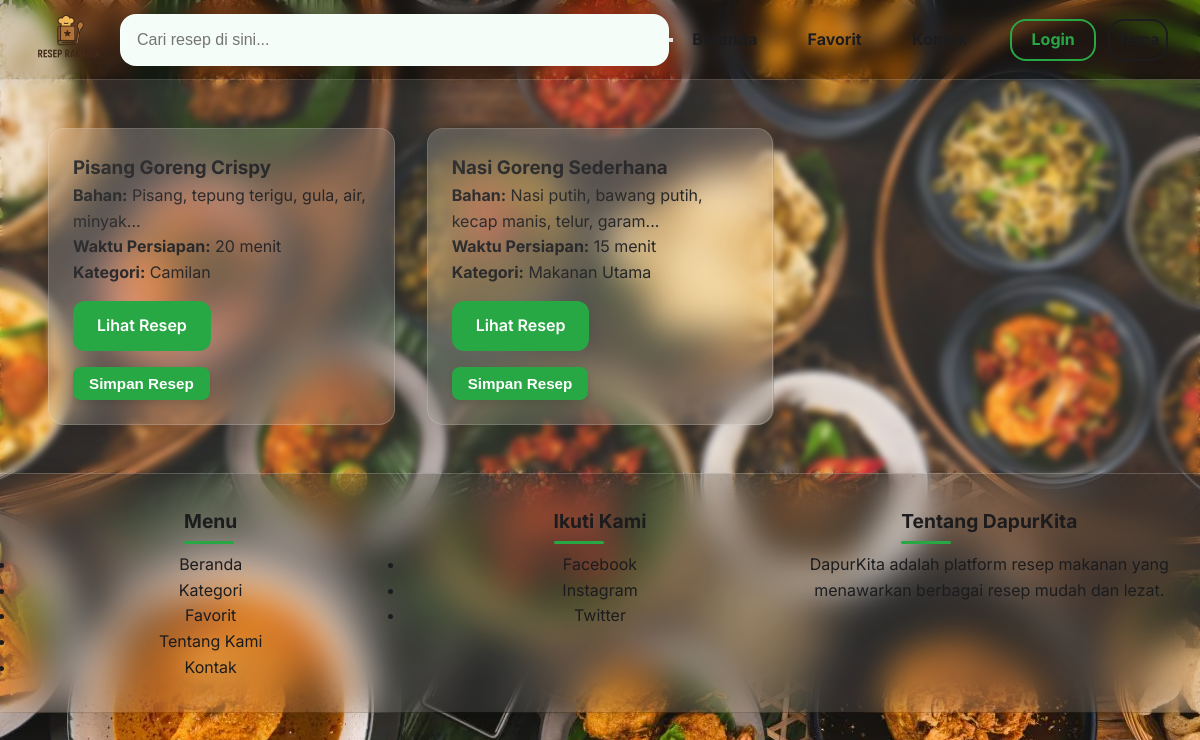
The page / on the database its author committed.
### tables this page shows
CREATE TABLE IF NOT EXISTS resep (
    id INT UNSIGNED AUTO_INCREMENT PRIMARY KEY,
    nama_resep VARCHAR(255) NOT NULL,
    bahan TEXT NOT NULL,
    langkah TEXT NOT NULL,
    waktu_persiapkan VARCHAR(100) NOT NULL,
    kategori VARCHAR(100) NOT NULL,
    created_at TIMESTAMP DEFAULT CURRENT_TIMESTAMP,
    updated_at TIMESTAMP DEFAULT CURRENT_TIMESTAMP ON UPDATE CURRENT_TIMESTAMP
);

### index.php (the view, shortened to what this page needs)
<?php
include 'inc/db.php';
?>
<!DOCTYPE html>
<html lang="id">
<head>
  <link rel="stylesheet" href="assets/style.css" />
</head>
<body>
  <header>
    <nav class="navbar">
      <img src="assets/resep.jpg" alt="Logo DapurKita" class="logo">
      <section class="search-section">
        <input
          type="text"
          id="searchInput"
          placeholder="Cari resep di sini..."
          onkeyup="filterResep()">
      </section>
      <button class="hamburger" id="hamburgerBtn" aria-label="Toggle menu">
      </button>
      <div class="nav-links" id="nav-links">
        <a href="index.php">Beranda</a>
        <a href="favorit.php">Favorit</a>
        <a href="#footer">Kontak</a>
        <a href="login.php" class="login-btn">Login</a>
        <a href="#" id="darkToggle" class="dark-mode-btn">Tema</a>
      </div>
    </nav>
  </header>
  <section>
    <div class="resep-container" id="resepContainer">
      <?php
        $query = "SELECT * FROM resep ORDER BY id DESC";
        $result = mysqli_query($conn, $query);
        if ($result && mysqli_num_rows($result) > 0) {
          while ($row = mysqli_fetch_assoc($result)) {
            $isFavorit = isset($_SESSION['favorit']) && in_array($row['id'], $_SESSION['favorit']);
echo "
  <div class='resep-card'
    data-nama='" . strtolower($row['nama_resep']) . "'
    data-bahan='" . strtolower($row['bahan']) . "'
    data-kategori='" . strtolower($row['kategori']) . "'>
    <h3>" . htmlspecialchars($row['nama_resep']) . "</h3>
    <p><strong>Bahan:</strong> " . htmlspecialchars(substr($row['bahan'], 0, 100)) . "...</p>
    <p><strong>Waktu Persiapan:</strong> " . ($row['waktu_persiapkan'] ? htmlspecialchars($row['waktu_persiapkan']) : "Tidak diketahui") . "</p>
    <p><strong>Kategori:</strong> " . htmlspecialchars($row['kategori']) . "</p>
    <a href='resep.php?id=" . $row['id'] . "'>Lihat Resep</a>
    <form method='post'>
      <input type='hidden' name='simpan_id' value='" . $row['id'] . "' />
      <button type='submit' class='back-link' style='margin-top: 0.5rem; background-color: " . ($isFavorit ? "#6c757d" : "#28a745") . "; color: white;' " . ($isFavorit ? "disabled" : "") . ">
        " . ($isFavorit ? "✔ Disimpan" : " Simpan Resep") . "
      </button>
    </form>
  </div>
";
          }
        } else {
          echo "<p>Tidak ada resep yang ditemukan.</p>";
        }
      ?>
    </div>
  </section>
  <footer>
    <div class="footer-content" id="footer">
      <div class="footer-links">
        <h4>Menu</h4>
        <ul>
          <li><a href="index.php">Beranda</a></li>
          <li><a href="kategori.php">Kategori</a></li>
          <li><a href="favorit.php">Favorit</a></li>
          <li><a href="tentang.php">Tentang Kami</a></li>
          <li><a href="kontak.php">Kontak</a></li>
        </ul>
      </div>
      <div class="footer-social">
        <h4>Ikuti Kami</h4>
        <ul>
          <li><a href="https://facebook.com" target="_blank">Facebook</a></li>
          <li><a href="https://instagram.com" target="_blank">Instagram</a></li>
          <li><a href="https://twitter.com" target="_blank">Twitter</a></li>
        </ul>
      </div>
      <div class="footer-about">
        <h4>Tentang DapurKita</h4>
        <p>DapurKita adalah platform resep makanan yang menawarkan berbagai resep mudah dan lezat.</p>
      </div>
    </div>
  </footer>
</body>
</html>

### rows shown on the page
resep: nama_resep "Pisang Goreng Crispy", bahan "Pisang, tepung terigu, gula, air, minyak", waktu_persiapkan "20 menit", kategori "Camilan", shows "Simpan Resep"
resep: nama_resep "Nasi Goreng Sederhana", bahan "Nasi putih, bawang putih, kecap manis, telur, garam", waktu_persiapkan "15 menit", kategori "Makanan Utama", shows "Simpan Resep"
